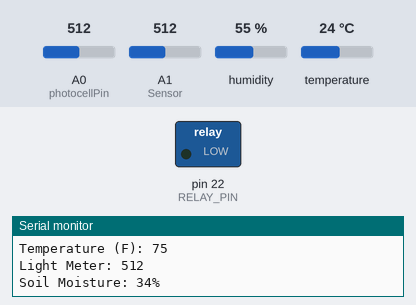
Bench run of a sketch on a simulated Arduino Mega 2560, built with avr-gcc and run on an emulated ATmega2560. Shown: switched loads named in the sketch (green lamp = pin HIGH), the last lines printed to the serial monitor. Inputs (shaded band) come from the test bench; at power-on: A1 (Sensor) = 512, A0 (photocellPin) = 512, humidity 55 %, temperature 24 °C.

Above: at 3.3 s.
3.4 s: A1 (Sensor) set to 324
6.7 s: A1 (Sensor) set to 298
At 8.0 s:
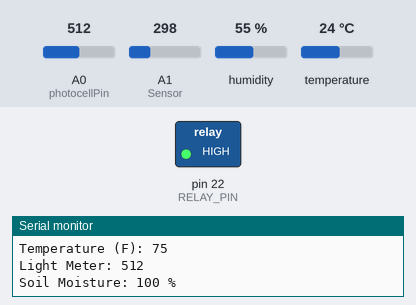
Timing chart, 0 to 9.7 s (numbered marks = the images above; inputs shaded):
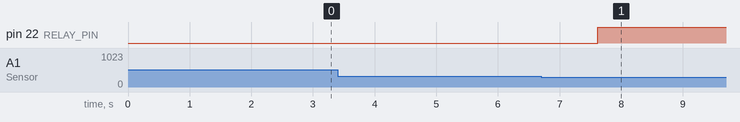

The sketch:

basic-environment.ino
```cpp
#include <dht11.h>
#define DHT11PIN 8

dht11 DHT11;
int outputValue = 0;
const int AirValue = 620;   //you need to replace this value with Value_1
const int WaterValue = 310;  //you need to replace this value with Value_2
int soilMoistureValue = 0;
int soilmoisturepercent=0;
const int RELAY_PIN = 22;  // the Arduino pin, which connects to the IN pin of relay


void setup()
{
  pinMode(RELAY_PIN, OUTPUT);
  Serial.begin(9600);

}

void loop()
{

  const int photocellPin = A0;
  outputValue = analogRead(photocellPin);

  Serial.println();

  int chk = DHT11.read(DHT11PIN);

  Serial.print("Humidity (%): ");
  Serial.println((float)DHT11.humidity, 2);
  int fTemp = (float)DHT11.temperature * 9/5 + 32;
  Serial.print("Temperature (F): ");
  Serial.println(fTemp);
  Serial.print("Light Meter: ");
  Serial.println(outputValue);


  soilMoistureValue = analogRead(A1);  //put Sensor insert into soil
  soilmoisturepercent = map(soilMoistureValue, AirValue, WaterValue, 0, 100);
  if(soilmoisturepercent >= 100)
  {
    Serial.print("Soil Moisture: ");
    Serial.println("100 %");
    digitalWrite(RELAY_PIN, HIGH);
    delay(500);
  }
  else if(soilmoisturepercent <=0)
  {
    Serial.print("Soil Moisture: ");
    Serial.println("0 %");
  }
  else if(soilmoisturepercent >0 && soilmoisturepercent < 100)
  {
    digitalWrite(RELAY_PIN, LOW);
    delay(500);
    Serial.print("Soil Moisture: ");
    Serial.print(soilmoisturepercent);
    Serial.println("%");

  }

  delay(2000);

}
```

Measured:
- the behaviour switches between 311 and 310 on A1 (Sensor) (found by bisection; images 0 and 1)
- after the input at 6.7 s, pin 22 (RELAY_PIN): LOW → HIGH after 0.92 s
